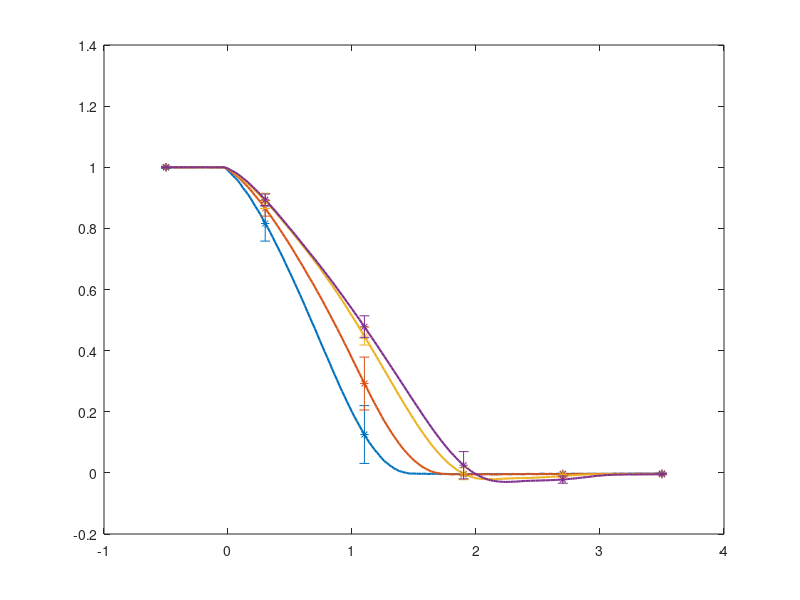

This chart was generated by the following MATLAB code: (Note: this script raises an error after producing the figure.)
%%%%%%%%%%%%%%%%%%%%%%%%%%%%%%%%%%%%%%%%%%%%%%%%%%%%%%%%%%%%%%%%%%%%%%%%%%
%%%%                        Surge Decay                               %%%%
%%%%%%%%%%%%%%%%%%%%%%%%%%%%%%%%%%%%%%%%%%%%%%%%%%%%%%%%%%%%%%%%%%%%%%%%%%
clear all; close all; clc;

load('surgeDecayCase.mat')
load ./exp/SurgeDecay_norm_postp_mean.mat

%% Plot Exp and WS Data

figure;

%EXP
for i=1:4
    plot(T_mean(i).t_corrected,T_mean(i).y_norm,'-','LineWidth',1.5);hold on
end
set(gca,'ColorOrderIndex',1)
set(gcf, 'Color', 'w');
for j=1:length(T_mean(1).error_bar_norm)
    ind(j)= find(T_mean(i).t_corrected==T_mean(i).t_error_bar(j));
end
for i = 1:4
    errorbar(T_mean(i).t_error_bar,T_mean(i).y_norm(ind(:)),T_mean(i).error_bar_norm,'*'); hold on;
end

disp = [7,10,15,20];
%NonLinear WS
% hold on
% set(gca,'ColorOrderIndex',1)
% set(gcf, 'Color', 'w');
% for i = 1:length(mcr.cases(:,1))
%     load(['./heaveDecayCase_',num2str(mcr.cases(i)*100,'%2g'),'cm/FOSWEC_Heave_matlabWorkspace.mat']) 
%     plot(output.bodies(2).time,(output.bodies(2).position(:,3)-body(2).cg(3))*100/disp(i),'-.','LineWidth',1.5);   
%     hold on
% end

%Linear WS
hold on
set(gca,'ColorOrderIndex',1)
set(gcf, 'Color', 'w');
for i = 1:length(mcr.cases(:,1))
    load(['./surgeDecay_linear_k962/surgeDecayCase_',num2str(mcr.cases(i)*100,'%2g'),'cm/FOSWEC_Surge_matlabWorkspace.mat']) 
    plot(output.bodies(3).time,(output.bodies(3).position(:,1)-body(3).cg(1))*100/disp(i),':','LineWidth',1.5);   
    hold on
end
% 
% %Linear WS noCd
% hold on
% set(gca,'ColorOrderIndex',1)
% set(gcf, 'Color', 'w');
% for i = 1:length(mcr.cases(:,1))
%     load(['./heaveDecay_linear_c450_cd0/heaveDecayCase_',num2str(mcr.cases(i)*100,'%2g'),'cm/FOSWEC_Heave_matlabWorkspace.mat']) 
%     plot(output.bodies(2).time,(output.bodies(2).position(:,3)-body(2).cg(3))*100/disp(i),'-.','LineWidth',1.5);   
%     hold on
% end
% 

xlabel('t [s]')
ylabel('x/x_o')
xlim([-0.5 3.5])
legend('x_0 = 7cm','x_0 = 10cm','x_0 = 15cm','x_0 = 20cm')
title(['Platform Surge Decay (cd 1.28, c ',num2str(mooring(1).matrix.c(1,1),'%2g'),', k ',num2str(mooring(1).matrix.k(1,1),'%2g'),')'])


savefig('surgeDecay_norm_Exp_WS.fig')
